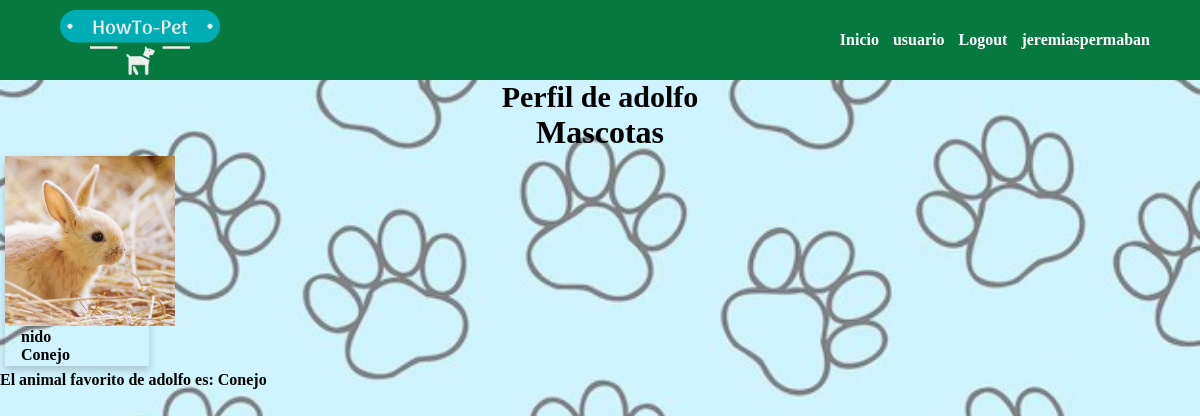
/perfil/2/ (signed in), run on the app's committed database.
### chris/models.py (models this page shows)
class Mascotas(models.Model):
    usuario= models.CharField(max_length=100)
    imagen = models.ImageField(upload_to ='uploads/')
    animal = models.CharField(max_length=10,choices=animales,default='Perro',)
    nombre = models.CharField(max_length=100)
    fecha = models.DateTimeField(auto_now=True)

class Fav(models.Model):
    fav = models.CharField(max_length=10,choices=animales,default='Perro')
    usuario= models.CharField(max_length=100, unique=True)

### chris/views.py (the view)
# urls.py: path('perfil/<int:pk>/', perfil , name="perfil"),
def perfil(request, pk):
    lista_fav= Fav.objects.all()
    lista_mascota= Mascotas.objects.all()
    perfil = User.objects.get(pk=pk)
    return render (request, 'perfil.html', {'perfil':perfil , 'lista_mascota':lista_mascota ,'lista_fav':lista_fav})

### chris/templates/perfil.html (shortened to what this page needs)
{% block content %}
<html lang="es">
    <head>
        {% load static %}
        <link rel="stylesheet" href="{% static 'app/css/estilos.css' %}" type="text/css">
    </head>
    <body>
        <header id="header">
            <div class="contenedor_logo">
                <img  class="logo"  src="{% static 'app/img/logo_trans.png' %}" alt="logo">
            </div>
            <div>
                <nav id="nav">
                    <ul>
                        <li>
                            <a href="{% url 'home' %}"> Inicio </a></li>
                        <li>
                            <a href="{% url 'galeria' %}">usuario</a></li>
                        {% if user.is_authenticated %}
                        <li>
                            <a href="{% url 'logout' %}">Logout</a>
                        </li>
                        <li>
                            <a href="{% url 'perfil' user.pk %}">{{ user.username }} </a>
                        </li>
                        {% else %}
                        <li>
                            <a href="{% url 'login' %}">Login</a>
                        </li>
                        {% endif %}
                    </ul>
                </nav>
            </div>
        </header>
    </body>
<body    style="font-weight: bold;" >
<div style="text-align: center;font-size: 30px;font-weight: bold; "> Perfil de {{ perfil.username }}</div>
<center><h1>Mascotas</h1></center>
{% for mascota in lista_mascota %}
    {% if mascota.usuario == perfil.username %}
    {% if mascota.usuario == user.username %}
    <div class="card" style="display: inline-block;" >
        <img src= {{mascota.imagen.url}} style="width: 170px; height: 170px;"/>
        <div class="container">{{ mascota.nombre }}
        <p>{{ mascota.animal }}</p>
        <form method="POST" action="{% url 'borraranimal' mascota.pk %}">
            {% csrf_token %}
            <button type="submit" class="btn btn-danger" style="color: Red;">X</button>
        </form>
        </div>
    </div>
    {% else %}
    <div class="card" style="display: inline-block;" >
        <img src= {{mascota.imagen.url}} style="width: 170px; height: 170px;"/>
        <div class="container">{{ mascota.nombre }}
        <p>{{ mascota.animal }}</p>
    </div>
    {% endif %}
    {% endif %}
    </div>
{% endfor %}
{% for fav in lista_fav %}
{% if fav.usuario == perfil.username %}
{% if fav.usuario == user.username %}
<br><br><br>
<center><div><h3> Animal favorito es: {{ fav.fav }} </h3>
    <form method="POST" action="{% url 'borrarfav' fav.pk %}">
        {% csrf_token %}
        <button type="submit" class="btn btn-danger">Eliminar</button>
    </form></center>
    <br>
    <br>
</div>
{% else %}
<div > El animal favorito de {{perfil.username}} es: {{ fav.fav }}</div>
{% endif %}
{% endif %}
{% endfor %}
{% endblock %}
</body>

### chris/static/app/css/estilos.css (style rules this page uses)
* { margin:0; padding:0; }
body { margin: 0; padding: 0; background: url('Trabajo-intro-main/projecto_env/pag/chris/static/app/img/fondo.png'); background-size: cover; background-position: center; font-family: 'Lucida Sans'; }
h1,h2 { font-family: 'Lucida Sans', cursive; }
header { width: 100%; height: 80px; background-color: #06793f; display: flex; justify-content: space-between; }
header > div { width: 50%; }
.contenedor_logo { display: flex; align-items: center; }
.logo { width: 200px; margin-left: 40px; }
nav { display: flex; justify-content: flex-end; align-items: center; height: 100%; }
nav > ul { margin-right: 50px; }
nav > ul > li { display: inline; margin-left: 10px; }
nav a { color:white; text-decoration: none; }

### chris/templates/perfil.html (style rules this page uses)
body { background-color: #7fe4e7dd; }
.card { box-shadow: 0 4px 8px 0 rgba(0,0,0,0.2); transition: 0.3s; width: 12%; margin: 5px; }
.container { padding: 2px 16px; }

### data on the page
Mascotas: imagen (picture), nombre "nido", animal "Conejo"
Fav: fav "Conejo"

### other printed values
{{ user.username }} "jeremiaspermaban"
{{ perfil.username }} "adolfo"
